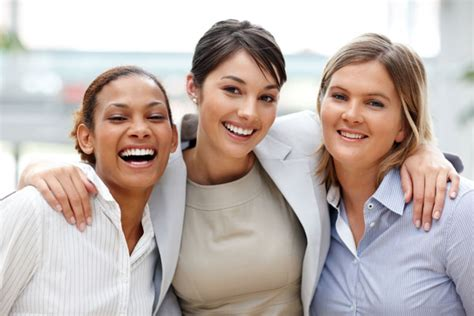
#> input picture main_files/3_people.jpg, 474 x 316 px
$ python main.py
#> lines starting #> are read from the running program, lines starting #| are printed output that depends on the picture; after the words box and inside, x2 and y2 are one past the last pixel; in counts of white or black regions, pixels touching at a corner belong together
from cv2 import cv2

face_detect = cv2.CascadeClassifier("haarcascade_frontalface_default.xml")

img = cv2.imread("3_people.jpg")
#> img is the input picture: shape (316, 474, 3); mean B, G, R 173.5, 178.1, 191.2
gray = cv2.cvtColor(img, cv2.COLOR_BGR2GRAY)
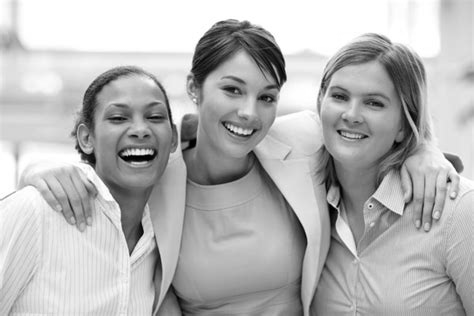
#> gray: shape (316, 474); min 0, max 255, mean 181.5

faces = face_detect.detectMultiScale(gray, 1.3, 5)
#> faces = [[307, 63, 94, 94], [197, 56, 96, 96], [89, 78, 96, 96]]

for (x, y, w, h) in faces:
    cv2.rectangle(img, (x, y), (x+w, y+h), (0, 255, 0), 3)
    roi_gray = gray[x:x+w, y:y+h]
    roi_color = img[y:y+h, x:x+w]
#> this loop made 3 passes
#> pass 1, `roi_color = img[y:y+h, x:x+w]`:
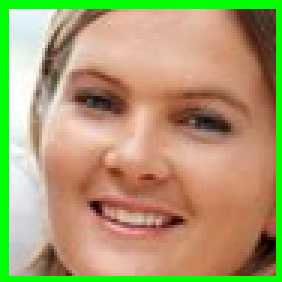
#> roi_color: shape (94, 94, 3) (shown 3 times larger); mean B, G, R 111.4, 157.5, 171
#> pass 2, `roi_gray = gray[x:x+w, y:y+h]`:
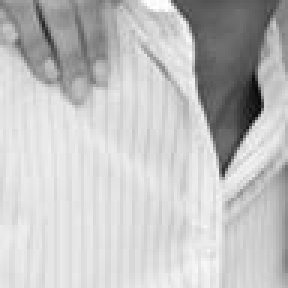
#> roi_gray: shape (96, 96) (shown 3 times larger); min 7, max 255, mean 193.7
#> pass 2, `roi_color = img[y:y+h, x:x+w]`:
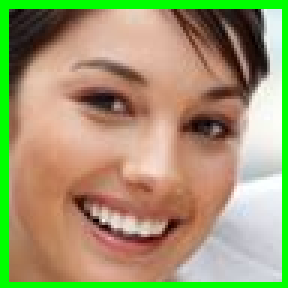
#> roi_color: shape (96, 96, 3) (shown 3 times larger); mean B, G, R 111.8, 153.2, 161
#> pass 3, `roi_gray = gray[x:x+w, y:y+h]`:
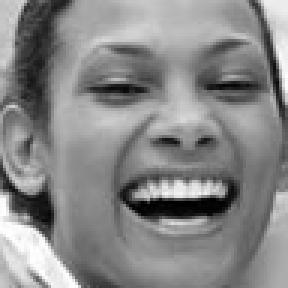
#> roi_gray: shape (96, 96) (shown 3 times larger); min 0, max 255, mean 135.3
#> after the loop:
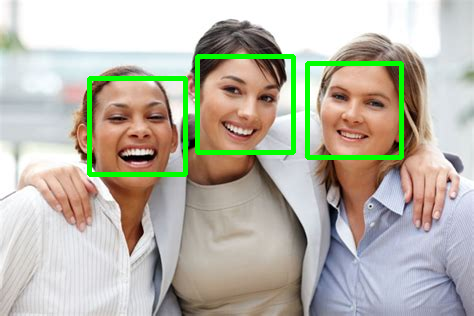
#> img: shape (316, 474, 3); 3.79% of pixels changed, all inside (x1, y1, x2, y2) = (87, 54, 404, 177)

cv2.imshow("Image", img)
cv2.waitKey(0)
cv2.destroyAllWindows()
